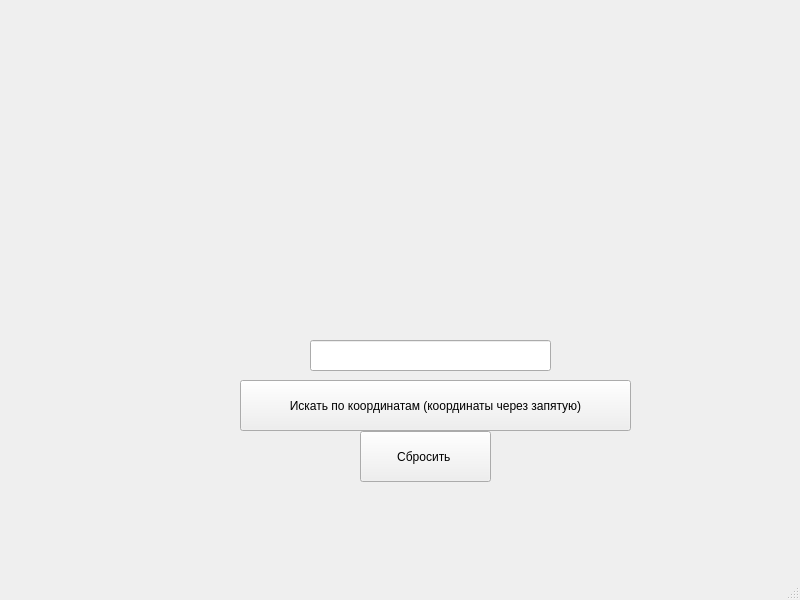
<?xml version="1.0" encoding="UTF-8"?>
<ui version="4.0">
 <class>MainWindow</class>
 <widget class="QMainWindow" name="MainWindow">
  <property name="geometry">
   <rect>
    <x>0</x>
    <y>0</y>
    <width>800</width>
    <height>600</height>
   </rect>
  </property>
  <property name="windowTitle">
   <string>MainWindow</string>
  </property>
  <widget class="QWidget" name="centralwidget">
   <widget class="QPushButton" name="pushButton">
    <property name="geometry">
     <rect>
      <x>240</x>
      <y>380</y>
      <width>391</width>
      <height>51</height>
     </rect>
    </property>
    <property name="text">
     <string>Искать по координатам (координаты через запятую)</string>
    </property>
   </widget>
   <widget class="QLineEdit" name="lineEdit">
    <property name="geometry">
     <rect>
      <x>310</x>
      <y>340</y>
      <width>241</width>
      <height>31</height>
     </rect>
    </property>
   </widget>
   <widget class="QPushButton" name="pushButton_2">
    <property name="geometry">
     <rect>
      <x>360</x>
      <y>431</y>
      <width>131</width>
      <height>51</height>
     </rect>
    </property>
    <property name="text">
     <string>Сбросить </string>
    </property>
   </widget>
   <widget class="QLabel" name="label">
    <property name="geometry">
     <rect>
      <x>340</x>
      <y>310</y>
      <width>181</width>
      <height>20</height>
     </rect>
    </property>
    <property name="text">
     <string/>
    </property>
   </widget>
  </widget>
  <widget class="QMenuBar" name="menubar">
   <property name="geometry">
    <rect>
     <x>0</x>
     <y>0</y>
     <width>800</width>
     <height>22</height>
    </rect>
   </property>
  </widget>
  <widget class="QStatusBar" name="statusbar"/>
 </widget>
 <resources/>
 <connections/>
</ui>
